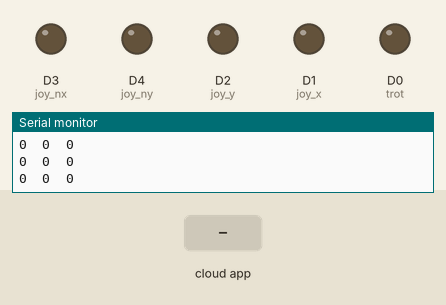
The sketch below on a simulated ESP8266 (NodeMCU). On the bench: output pins drawn as LEDs (lit = HIGH), the last lines printed to the serial monitor. The inputs (shaded band) are chosen by the test bench. The RemoteXY app is connected.

Above: at 1.2 s.
1.3 s: the phone or cloud app sets joystick_x to -100
At 2.5 s:
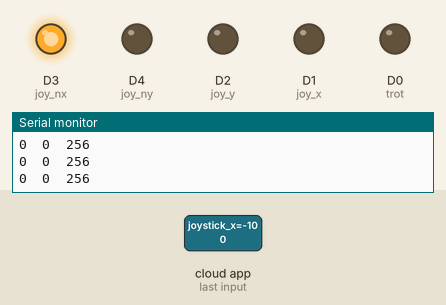
2.8 s: the phone or cloud app sets joystick_y to -100
At 3.7 s:
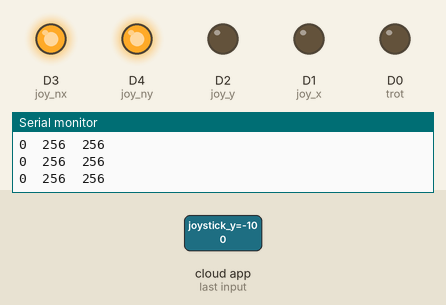
4.3 s: the phone or cloud app sets trottle to 25
At 5.0 s:
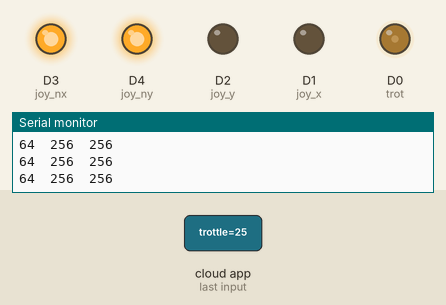
5.8 s: the phone or cloud app sets joystick_x to 0
At 6.2 s:
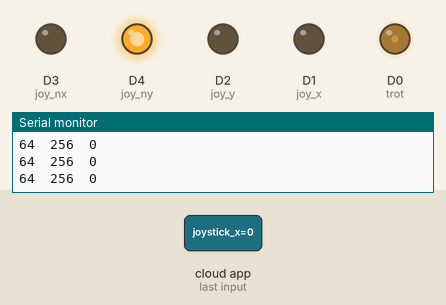
7.3 s: the phone or cloud app sets joystick_y to 0
At 8.3 s:
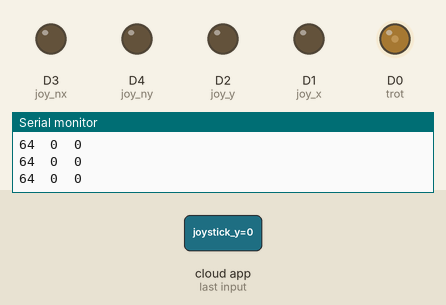
8.8 s: the phone or cloud app sets trottle to 50
At 9.5 s:
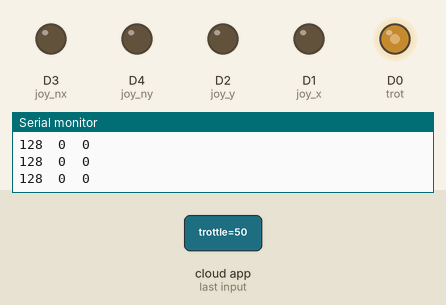
Timing chart, 0 to 11.3 s (numbered marks = the images above; inputs shaded):
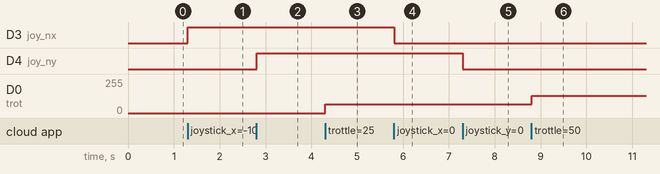

The sketch:

xyjoystic_slider.ino
```cpp
#define REMOTEXY_MODE__ESP8266WIFI_LIB_POINT
#include <ESP8266WiFi.h>

#include <RemoteXY.h>

// RemoteXY connection settings
#define REMOTEXY_WIFI_SSID "esp"
#define REMOTEXY_WIFI_PASSWORD "12345678"
#define REMOTEXY_SERVER_PORT 6377


// RemoteXY configurate
#pragma pack(push, 1)
uint8_t RemoteXY_CONF[] =   // 59 bytes
  { 255,3,0,4,0,52,0,16,209,0,5,3,63,16,36,36,2,26,31,4,
  0,6,13,8,39,2,26,71,56,30,23,19,19,0,2,24,135,0,0,0,
  0,0,0,200,66,0,0,160,65,0,0,32,65,0,0,0,64,24,0 };

// this structure defines all the variables and events of your control interface
struct {

    // input variables
  int8_t joystick_x; // from -100 to 100
  int8_t joystick_y; // from -100 to 100

  int8_t trottle; // =0..100 slider position

    // output variables
  float trottle_meter;  // from 0 to 100

    // other variable
  uint8_t connect_flag;  // =1 if wire connected, else =0

} RemoteXY;
#pragma pack(pop)

int trot=D0;
int joy_x=D1;
int joy_y=D2;
int joy_nx=D3;
int joy_ny=D4;
void setup()
{
  RemoteXY_Init ();
  Serial.begin(115200);
  pinMode(trot,OUTPUT);
  pinMode(joy_x,OUTPUT);
  pinMode(joy_y,OUTPUT);
  pinMode(joy_nx,OUTPUT);
  pinMode(joy_ny,OUTPUT);

}

void loop()
{
  RemoteXY_Handler ();

  analogWriteFreq(200);

  int tro,pitch,yaw;
  tro=RemoteXY.trottle;
  RemoteXY.trottle_meter=tro;
  int con=RemoteXY.connect_flag;
  yaw=RemoteXY.joystick_x;
  pitch=RemoteXY.joystick_y;

  if(con==0)
  {
    while(tro>0)
    {
      analogWrite(trot,tro);
      tro=tro-1;
    }
    analogWrite(joy_ny,0);   //pitch
    analogWrite(joy_y,50);

    analogWrite(joy_nx,0);   //yaw
    analogWrite(joy_x,0);
    delay(3000);


  }


  tro=(tro*2.56);
  analogWrite(trot,tro);

  yaw=RemoteXY.joystick_x;
  pitch=RemoteXY.joystick_y;


/////////////yaw//////////////////
  if(yaw<0)
  {
    yaw=yaw*-1;
    yaw=yaw*2.56;
    analogWrite(joy_nx,yaw);
    analogWrite(joy_x,0);
  }
  else
  {
   yaw=yaw*2.56;
    analogWrite(joy_x,yaw);
    analogWrite(joy_nx,0);
  }

//////////////////pitch////////////////

  if(pitch<0)
  {
    pitch=pitch*-1;
    pitch=pitch*2.56;
    analogWrite(joy_ny,pitch);
    analogWrite(joy_y,0);
  }
  else
  {

   pitch=pitch*2.56;
   analogWrite(joy_y,pitch);
   analogWrite(joy_ny,0);
  }


  //pitch=RemoteXY.joystick_y;
  //yaw=RemoteXY.joystick_x;

  Serial.print(tro);
  Serial.print("\t");
  Serial.print(pitch);
  Serial.print("\t");
  Serial.print(yaw);
  Serial.println("");

  RemoteXY_delay(10);

  // TODO you loop code
  // use the RemoteXY structure for data transfer
  // do not call delay(), use instead RemoteXY_delay()


}
```

Measured:
- after the input at 1.3 s, D3 (joy_nx): LOW → HIGH at once
- after the input at 2.8 s, D4 (joy_ny): LOW → HIGH at once
- after the input at 4.3 s, D0 (trot): 0/255 → 64/255 at once
- after the input at 5.8 s, D3 (joy_nx): HIGH → LOW at once
- after the input at 7.3 s, D4 (joy_ny): HIGH → LOW at once
- after the input at 8.8 s, D0 (trot): 64/255 → 128/255 at once
